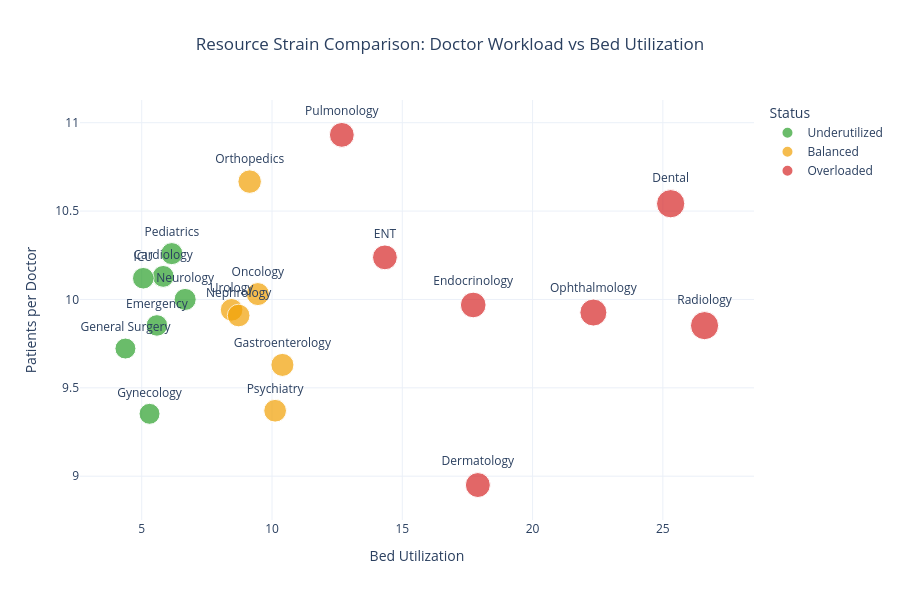

Write notebook code for a chart like this one.
### Markdown cell above
## 8. Resource strain comparison — doctor workload vs bed utilization

### Code cell
fig_scatter = px.scatter(
    dept_util, x="Bed_Utilization", y="Patients_per_Doctor", color="Status",
    color_discrete_map=STATUS_COLORS, size="Resource_Utilization_Score",
    text="Department_Name",
    custom_data=["Department_Name", "Resource_Utilization_Score", "Status", "Patients_per_Doctor", "Bed_Utilization"],
    title="Resource Strain Comparison: Doctor Workload vs Bed Utilization",
)
fig_scatter.update_traces(
    textposition="top center",
    hovertemplate=(
        "<b>%{customdata[0]}</b><br>Resource Utilization Score: %{customdata[1]:.3f}<br>"
        "Status: %{customdata[2]}<br>Patients per Doctor: %{customdata[3]:.2f}<br>"
        "Bed Utilization: %{customdata[4]:.2f}<extra></extra>"
    )
)
fig_scatter.update_layout(
    title_x=0.5, xaxis_title="Bed Utilization", yaxis_title="Patients per Doctor",
    template="plotly_white", height=600, legend_title="Status",
)
fig_scatter.show()

### Figure 1 — Plotly figure (JSON) as saved in the notebook; plotly's stock layout.template omitted (floating-point values rounded to 4 significant figures)
{"data": [{"customdata": [["Cardiology", 0.5729, "Underutilized", 10.13, 5.825], ["Neurology", 0.5827, "Underutilized", 10.0, 6.667], ["Pediatrics", 0.585, "Underutilized", 10.26, 6.156], ["General Surgery", 0.5269, "Underutilized", 9.722, 4.375], ["Gynecology", 0.5274, "Underutilized", 9.353, 5.3], ["Emergency", 0.5556, "Underutilized", 9.853, 5.583], ["ICU", 0.558, "Underutilized", 10.12, 5.06]], "hovertemplate": "<b>%{customdata[0]}</b><br>Resource Utilization Score: %{customdata[1]:.3f}<br>Status: %{customdata[2]}<br>Patients per Doctor: %{customdata[3]:.2f}<br>Bed Utilization: %{customdata[4]:.2f}<extra></extra>", "legendgroup": "Underutilized", "marker": {"color": "#2CA02C", "size": [0.5729, 0.5827, 0.585, 0.5269, 0.5274, 0.5556, 0.558], "sizemode": "area", "sizeref": 0.002394, "symbol": "circle"}, "mode": "markers+text", "name": "Underutilized", "orientation": "v", "showlegend": true, "text": ["Cardiology", "Neurology", "Pediatrics", "General Surgery", "Gynecology", "Emergency", "ICU"], "textposition": "top center", "type": "scatter", "x": [5.825, 6.667, 6.156, 4.375, 5.3, 5.583, 5.06], "xaxis": "x", "y": [10.13, 10.0, 10.26, 9.722, 9.353, 9.853, 10.12], "yaxis": "y"}, {"customdata": [["Orthopedics", 0.6598, "Balanced", 10.67, 9.143], ["Oncology", 0.6366, "Balanced", 10.03, 9.457], ["Urology", 0.6136, "Balanced", 9.941, 8.45], ["Nephrology", 0.6172, "Balanced", 9.909, 8.72], ["Psychiatry", 0.6188, "Balanced", 9.37, 10.12], ["Gastroenterology", 0.636, "Balanced", 9.63, 10.4]], "hovertemplate": "<b>%{customdata[0]}</b><br>Resource Utilization Score: %{customdata[1]:.3f}<br>Status: %{customdata[2]}<br>Patients per Doctor: %{customdata[3]:.2f}<br>Bed Utilization: %{customdata[4]:.2f}<extra></extra>", "legendgroup": "Balanced", "marker": {"color": "#F2A104", "size": [0.6598, 0.6366, 0.6136, 0.6172, 0.6188, 0.636], "sizemode": "area", "sizeref": 0.002394, "symbol": "circle"}, "mode": "markers+text", "name": "Balanced", "orientation": "v", "showlegend": true, "text": ["Orthopedics", "Oncology", "Urology", "Nephrology", "Psychiatry", "Gastroenterology"], "textposition": "top center", "type": "scatter", "x": [9.143, 9.457, 8.45, 8.72, 10.12, 10.4], "xaxis": "x", "y": [10.67, 10.03, 9.941, 9.909, 9.37, 9.63], "yaxis": "y"}, {"customdata": [["ENT", 0.7377, "Overloaded", 10.24, 14.33], ["Dermatology", 0.7459, "Overloaded", 8.95, 17.9], ["Pulmonology", 0.7383, "Overloaded", 10.93, 12.68], ["Radiology", 0.9506, "Overloaded", 9.852, 26.6], ["Ophthalmology", 0.8738, "Overloaded", 9.926, 22.33], ["Endocrinology", 0.7891, "Overloaded", 9.969, 17.72], ["Dental", 0.9578, "Overloaded", 10.54, 25.3]], "hovertemplate": "<b>%{customdata[0]}</b><br>Resource Utilization Score: %{customdata[1]:.3f}<br>Status: %{customdata[2]}<br>Patients per Doctor: %{customdata[3]:.2f}<br>Bed Utilization: %{customdata[4]:.2f}<extra></extra>", "legendgroup": "Overloaded", "marker": {"color": "#D62728", "size": [0.7377, 0.7459, 0.7383, 0.9506, 0.8738, 0.7891, 0.9578], "sizemode": "area", "sizeref": 0.002394, "symbol": "circle"}, "mode": "markers+text", "name": "Overloaded", "orientation": "v", "showlegend": true, "text": ["ENT", "Dermatology", "Pulmonology", "Radiology", "Ophthalmology", "Endocrinology", "Dental"], "textposition": "top center", "type": "scatter", "x": [14.33, 17.9, 12.68, 26.6, 22.33, 17.72, 25.3], "xaxis": "x", "y": [10.24, 8.95, 10.93, 9.852, 9.926, 9.969, 10.54], "yaxis": "y"}], "layout": {"height": 600, "legend": {"itemsizing": "constant", "title": {"text": "Status"}, "tracegroupgap": 0}, "title": {"text": "Resource Strain Comparison: Doctor Workload vs Bed Utilization", "x": 0.5}, "xaxis": {"anchor": "y", "domain": [0.0, 1.0], "title": {"text": "Bed Utilization"}}, "yaxis": {"anchor": "x", "domain": [0.0, 1.0], "title": {"text": "Patients per Doctor"}}}}
